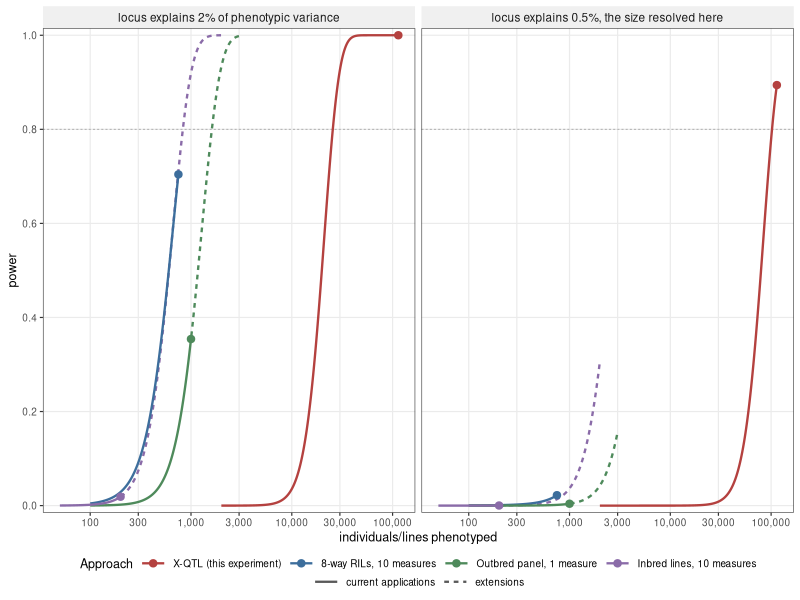

This figure's R source:
# make_FigS2.R -- power against experiment size, four designs.
#
#   Rscript temp_aging/make_FigS2.R
#
# THE POINT. X-QTL is much LESS efficient per fly than a design that genotypes
# and phenotypes individuals -- pooling and sequencing only the selected tail
# discards what a replicated line mean keeps. Its advantage is that screening
# flies for longevity is cheap and effectively unlimited, so the experiment can
# be two orders of magnitude larger. Each curve therefore stops where that
# design realistically stops:
#
#   solid  = the size these experiments are actually run at
#   dotted = HYPOTHETICAL extension -- nobody has run these, and the figure
#            labels them as such so it cannot be read as a claim that anyone
#            will measure 2,000 inbred lines or genotype 3,000 outbred flies
#     inbred lines  200 -> 2,000   rumoured extension of the panel
#     outbred      1000 -> 3,000   a guess; nothing supports a specific ceiling
#     8-way RILs   no extension    the panel is not expected to exceed 750
#     X-QTL        no extension    114,000 is this experiment, per treatment
#
# Two panels: a locus explaining 2% of individual phenotypic variance, and one
# explaining 0.5% -- the size this experiment actually resolves.
#
# Base population: Vp = 1, h2 = 50%, MAF 0.15 for the two SNP designs. Inbred
# lines and RILs are
# phenotyped 10 times each; inbreeding doubles both the locus variance and the
# unlinked background so those cancel, and the gain is replication cutting Ve.
#
# Thresholds: LWP 6 for the SNP panels, LWP 4 for the RIL linkage scan, LWP 7.5
# for X-QTL, that being the threshold this paper uses throughout.

suppressMessages(library(tidyverse))

OUT  <- "temp_aging/FigureS2_plot.png"
LOCI <- c("locus explains 2% of phenotypic variance"    = 0.02,
          "locus explains 0.5%, the size resolved here" = 0.005)
p    <- 0.15; q <- 1-p
Vp   <- 1; h2 <- 0.5; Vg <- h2*Vp; Ve <- Vp-Vg; r <- 10
P_SEL <- 0.05; ibar <- dnorm(qnorm(1-P_SEL))/P_SEL; k <- 2

# LWP 6 for the SNP panels given the number of tests, LWP 4 for a RIL linkage
# scan as established, LWP 7.5 for X-QTL because that is what this paper uses.
thr1 <- qchisq(10^-6,   1, lower.tail = FALSE)
thr7 <- qchisq(10^-4,   7, lower.tail = FALSE)
thrX <- qchisq(10^-7.5, 7, lower.tail = FALSE)

# inbreeding doubles the locus variance AND the unlinked background, so those
# cancel in the ratio; the gain is replication cutting Ve
R2_line <- function(Q) { vl <- 2*Q; vb <- 2*(Vg-Q); vl/(vl + vb + Ve/r) }

pow_R2 <- function(n, R2, df, thr) pchisq(thr, df, ncp = n*R2/(1-R2), lower.tail = FALSE)
pow_X  <- function(N, Q, thr) pchisq(thr, 7, ncp = (N*P_SEL)*ibar^2*(100*Q)/(100*k),
                                     lower.tail = FALSE)
curve_for <- function(design, n, Q) switch(design,
  "Outbred panel, 1 measure"  = pow_R2(n, Q/Vp,       1, thr1),
  "Inbred lines, 10 measures" = pow_R2(n, R2_line(Q), 1, thr1),
  "8-way RILs, 10 measures"   = pow_R2(n, R2_line(Q), 7, thr7),
  "X-QTL (this experiment)"   = pow_X(n, Q, thrX))

SPEC <- tribble(
  ~design,                       ~lo,  ~run,   ~reach,
  "Outbred panel, 1 measure",     100,   1000,   3000,
  "Inbred lines, 10 measures",     50,    200,   2000,
  "8-way RILs, 10 measures",      100,    750,    750,
  "X-QTL (this experiment)",     2000, 114000, 114000)

grid <- function(a, b) exp(seq(log(a), log(b), length.out = 400))
d <- map_dfr(names(LOCI), function(lab) {
  Q <- LOCI[[lab]]
  pmap_dfr(SPEC, function(design, lo, run, reach) {
    nn <- sort(unique(c(grid(lo, reach), run)))
    pw <- curve_for(design, nn, Q)              # compute before tibble(), or the
    tibble(locus = lab, design = design, n = nn, power = pw,  # column masks the arg
           part = ifelse(nn <= run, "run", "reach"))
  })
})
pts <- map_dfr(names(LOCI), function(lab) {
  Q <- LOCI[[lab]]
  SPEC %>% transmute(locus = lab, design, n = run,
                     power = map2_dbl(design, run, ~curve_for(.x, .y, Q)))
})

cat("power at the size each design is actually run at:\n")
print(as.data.frame(pts %>% mutate(power = round(power, 4))), row.names = FALSE)

LEV <- c("X-QTL (this experiment)", "8-way RILs, 10 measures",
         "Outbred panel, 1 measure", "Inbred lines, 10 measures")
COL <- c("#B4413F", "#3D6E9C", "#4E8A5B", "#8A6BA8"); names(COL) <- LEV
d   <- d   %>% mutate(design = factor(design, levels = LEV),
                      locus  = factor(locus,  levels = names(LOCI)))
pts <- pts %>% mutate(design = factor(design, levels = LEV),
                      locus  = factor(locus,  levels = names(LOCI)))

g <- ggplot(d, aes(n, power, colour = design)) +
  geom_hline(yintercept = 0.8, linewidth = 0.3, colour = "grey65", linetype = "22") +
  geom_line(aes(linetype = part, group = interaction(design, part)), linewidth = 0.8) +
  geom_point(data = pts, size = 2.2) +
  facet_wrap(~locus, ncol = 2) +
  scale_x_log10(breaks = c(100, 300, 1000, 3000, 10000, 30000, 100000),
                labels = c("100","300","1,000","3,000","10,000","30,000","100,000")) +
  scale_y_continuous(limits = c(0,1), breaks = seq(0,1,0.2), expand = expansion(0.015)) +
  scale_colour_manual(values = COL, name = "Approach") +
  scale_linetype_manual(values = c(run = "solid", reach = "22"), name = NULL,
                        breaks = c("run", "reach"),
                        labels = c("current applications", "extensions")) +
  labs(x = "individuals/lines phenotyped", y = "power") +
  theme_bw(base_size = 9) +
  theme(panel.grid.minor = element_blank(),
        strip.background = element_rect(fill = "grey94", colour = NA),
        strip.text = element_text(size = 8.5),
        legend.position = "bottom", legend.box = "vertical",
        legend.margin = margin(t = -4), legend.spacing.y = unit(0, "pt"),
        legend.key.width = unit(20, "pt")) +
  guides(colour = guide_legend(order = 1, nrow = 1),
         linetype = guide_legend(order = 2, nrow = 1,
                                 override.aes = list(colour = "grey35")))

ggsave(OUT, g, width = 7.2, height = 3.6, dpi = 300)
cat("\nWrote", OUT, "\n")
